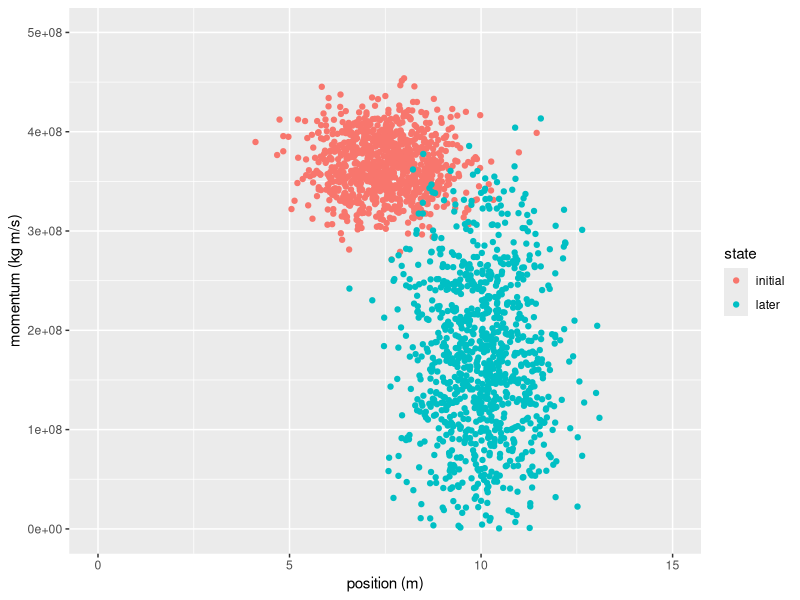

The R source for this figure:
## ---- chunk 1
knitr::opts_chunk$set(echo = TRUE)
if(!require("ggplot2")) { install.packages('ggplot2', repos = "http://cran.us.r-project.org"); library("ggplot2") }
## ---- chunk 2
# For a $450\text{g}$ association football travelling near $150\text{km/h}$ around a $15\text{m}$ gym:
M <- 1000; m <- 0.450; v <- 150000*60*60; xmax <- 15
p0 <- rnorm(M, m*v*1.5, 30000000)
x0 <- rnorm(M, xmax/2, 1)
p1 <- rnorm(M, m*v/1.5, 85000000)
x1 <- rnorm(M, xmax/1.5, 1)

df <- data.frame(p = p0, x = x0, state="initial")
df[1001:2000, ] <- data.frame(p = p1, x = x1, state="later")
p1 <- ggplot(df, aes(x = x, y = p, colour = state)) + xlim(c(0, 15)) + ylim(c(0, 500000000))
p1 <- p1 + xlab("position (m)") + ylab("momentum (kg m/s)")
p1 <- p1 + geom_point(data = df, na.rm=TRUE)
p1
